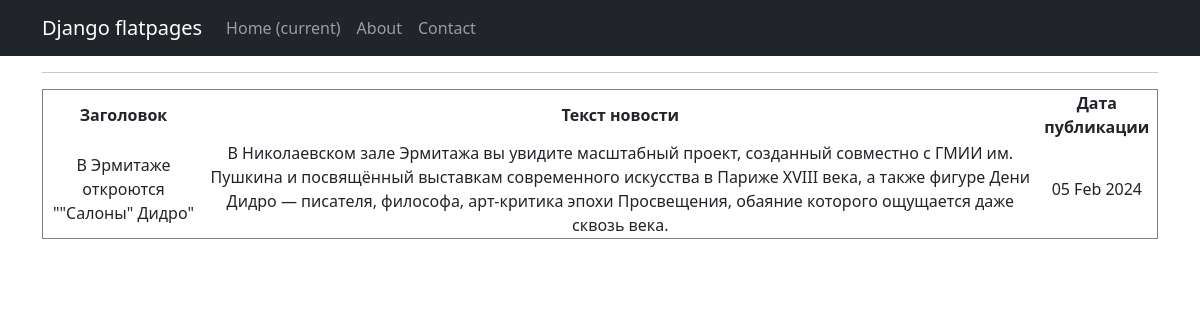
Screenshot of /news/1 with the database file from the repository.
### news_bd/models.py (models this page shows, shortened)
class Post(models.Model):
    Article = 'AR'
    News = 'NE'
    types = [(Article,'Статья'),(News,'Новость')]
    author = models.ForeignKey(Author, on_delete = models.CASCADE)
    type_post = models.CharField(max_length=2, choices=types, default=News)
    time_post = models.DateTimeField(auto_now_add = True)
    category = models.ManyToManyField(Category, through='PostCategory')
    title = models.CharField(max_length=100)
    text = models.TextField()
    post_rating = models.FloatField(default=0.0)

### news_bd/views.py (the view)
# urls.py: path('<int:id>', PostDetail.as_view())
class PostDetail(DetailView):
    model = Post
    template_name = 'concrete_news.html'
    context_object_name = 'post'
    pk_url_kwarg = 'id'

### news_bd/templatetags/custom_filter.py (called while the page is built)
@register.filter()
def censor(text: str):
    bad_words = ['коммунист', 'коммунистов', 'коммунистической']
    text_list = text.split()
    censored_text_list = []
    for word in text_list:
        clean_word = ''.join(c for c in word if c not in string.punctuation)
        if clean_word.lower() in bad_words:
            censored_word = clean_word[0] + (len(clean_word) - 1) * '*'
            censored_text_list.append(word.replace(clean_word, censored_word))
        else:
            censored_text_list.append(word)
    return ' '.join(censored_text_list)

### templates/concrete_news.html (shortened to what this page needs)
{% extends 'flatpages/default.html' %}
{% load custom_filter %}
{% block content %}
   <hr>
   {% if post %}
          <table align="center" border = "1">
        <tr>
            <th>Заголовок</th>
            <th>Текст новости</th>
            <th>Дата публикации</th>
        </tr>
        <tr>
            <td>{{ post.title|censor }}</td>
            <td>{{ post.text|censor}}</td>
            <td>{{ post.time_post|date:'d M Y' }}</td>
        </tr>
    </table>
   {% else %}
       <h2>Свежих новостей нет!!!</h2>
   {% endif %}
{% endblock content %}

### rows the page displays
Post: title|censor "В Эрмитаже откроются \"\"Салоны\" Дидро\"", text|censor "В Николаевском зале Эрмитажа вы увидите масштабный проект, созданный совместно с ГМИИ им. Пушкина и посвящённый выставкам современного искусства в Париже XVIII века, а также фигуре Дени Дидро — писателя, философа, арт-критика эпохи Просвещения, обаяние которого ощущается даже сквозь века.", time_post "05 Feb 2024"
